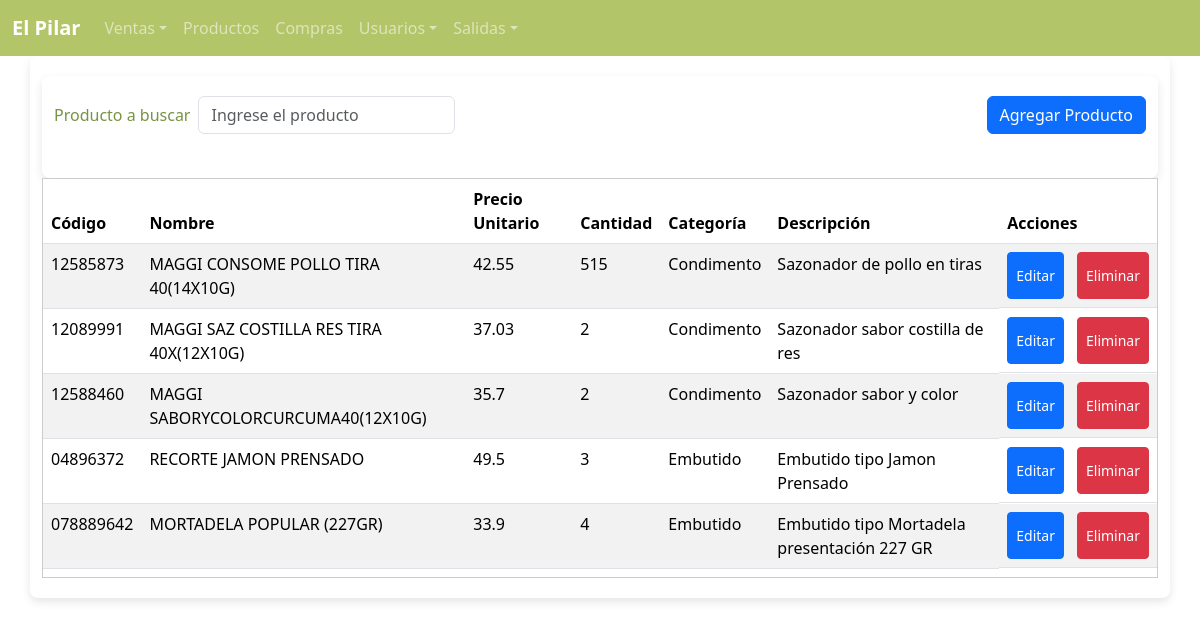
Before: /productos with the older database file.
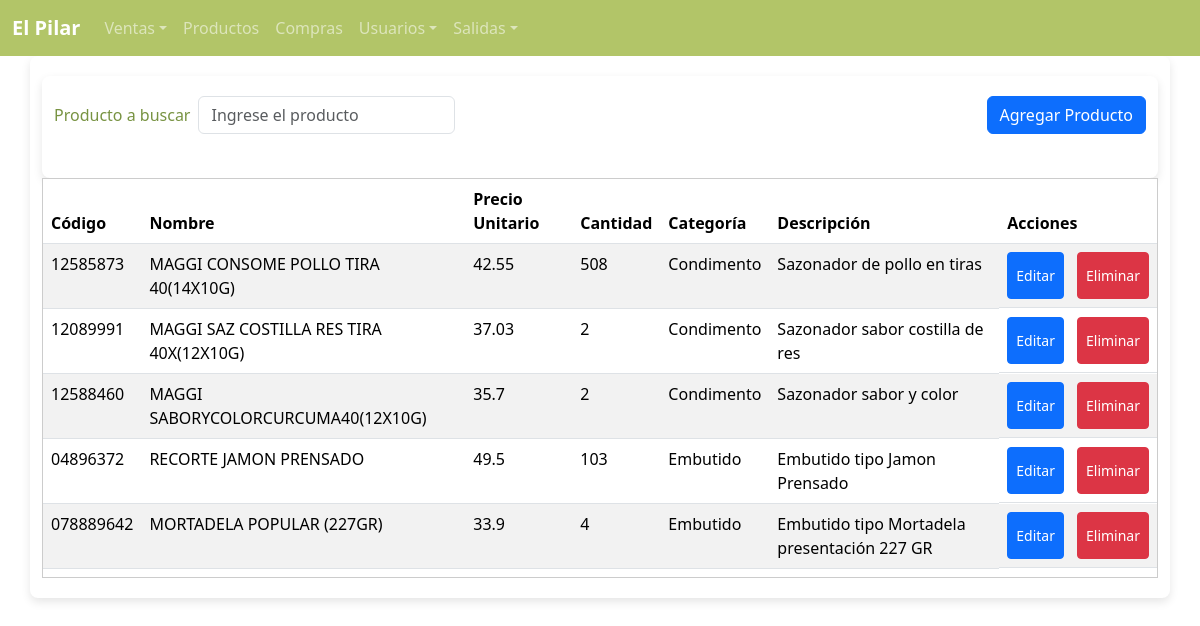
After: the same page with the newer database file.
### tables this page shows
CREATE TABLE Producto (
    codigo VARCHAR(20) PRIMARY KEY NOT NULL,
    nombre VARCHAR(50) NOT NULL,
    precio_unitario DECIMAL(10,2) DEFAULT 0,
    cantidad INT DEFAULT 0,
    categoria VARCHAR(30),
    descripcion VARCHAR(80)
);

### app.py (the view)
@app.route('/productos')
def productos():
    try:
        query = text("SELECT * FROM Producto")
        result = db.execute(query)
        productos = result.fetchall()
        return render_template('productos.html', productos=productos)
    except Exception as e:
        traceback.print_exc()
    return render_template('productos.html')

### templates/productos.html (shortened to what this page needs)
{% extends "layout.html" %}
{% block content %}
<main class="container">
    <div class="container">
      <div class="d-flex justify-content-between align-items-center mb-4">
          <form class="row g-2 align-items-center">
              <div class="col-auto">
                <label for="inputProduct" class="form-label mb-0">Producto a buscar</label>
              </div>
              <div class="col-auto">
                <input type="text" class="form-control" id="inputProduct" placeholder="Ingrese el producto">
              </div>
          </form>
          <div class="d-flex justify-content-between align-items-center">
              <button type="button" class="btn btn-primary" id="btnAgregarProducto">
                  Agregar Producto
              </button>
          </div>
      </div>
    </div>
    <div class="table-container" id="tabla-productos" style="max-height: 400px; overflow-y: auto; border: 1px solid #ccc;">
      <table class="table table-striped table-hover">
          <thead>
              <tr>
                  <th scope="col">Código</th>
                  <th scope="col">Nombre</th>
                  <th scope="col">Precio Unitario</th>
                  <th scope="col">Cantidad</th>
                  <th scope="col">Categoría</th>
                  <th scope="col">Descripción</th>
                  <th scope="col">Acciones</th>
              </tr>
          </thead>
          <tbody>
              {% for producto in productos %}
              <tr class="articulo">
                  <td>{{ producto.codigo }}</td>
                  <td>{{ producto.nombre }}</td>
                  <td>{{ producto.precio_unitario }}</td>
                  <td>{{ producto.cantidad }}</td>
                  <td>{{ producto.categoria }}</td>
                  <td>{{ producto.descripcion }}</td>
                  <td class="d-flex text-center" style="gap: 5px;">
                    <button class="btn btn-sm btn-primary me-2 btn-editar" id="btn-editar"
                        data-codigo="{{ producto.codigo }}"
                        data-nombre="{{ producto.nombre }}"
                        data-precio="{{ producto.precio_unitario }}"
                        data-cantidad="{{ producto.cantidad }}"
                        data-categoria="{{ producto.categoria }}"
                        data-descripcion="{{ producto.descripcion }}">
                         Editar
                    </button>
                      <button class="btn btn-sm btn-danger" id="btn-eliminar" data-producto-id="{{ producto.codigo }}">
                           Eliminar
                      </button>
                  </td>
              </tr>
              {% endfor %}
          </tbody>
      </table>
    </div>
</main>
{% endblock %}

Changed rows visible on the page:
changed Producto "MAGGI CONSOME POLLO TIRA 40(14X10G)": cantidad "515" → "508"
changed Producto "RECORTE JAMON PRENSADO": cantidad "3" → "103"
